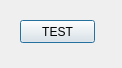
<?xml version="1.0" encoding="UTF-8"?>
<ui version="4.0">
 <class>Dialog</class>
 <widget class="QDialog" name="Dialog">
  <property name="geometry">
   <rect>
    <x>0</x>
    <y>0</y>
    <width>122</width>
    <height>68</height>
   </rect>
  </property>
  <property name="windowTitle">
   <string>Protocol-Analyser:: Test</string>
  </property>
  <widget class="QPushButton" name="btnTest">
   <property name="geometry">
    <rect>
     <x>20</x>
     <y>20</y>
     <width>75</width>
     <height>23</height>
    </rect>
   </property>
   <property name="text">
    <string>TEST</string>
   </property>
  </widget>
 </widget>
 <resources/>
 <connections/>
</ui>
